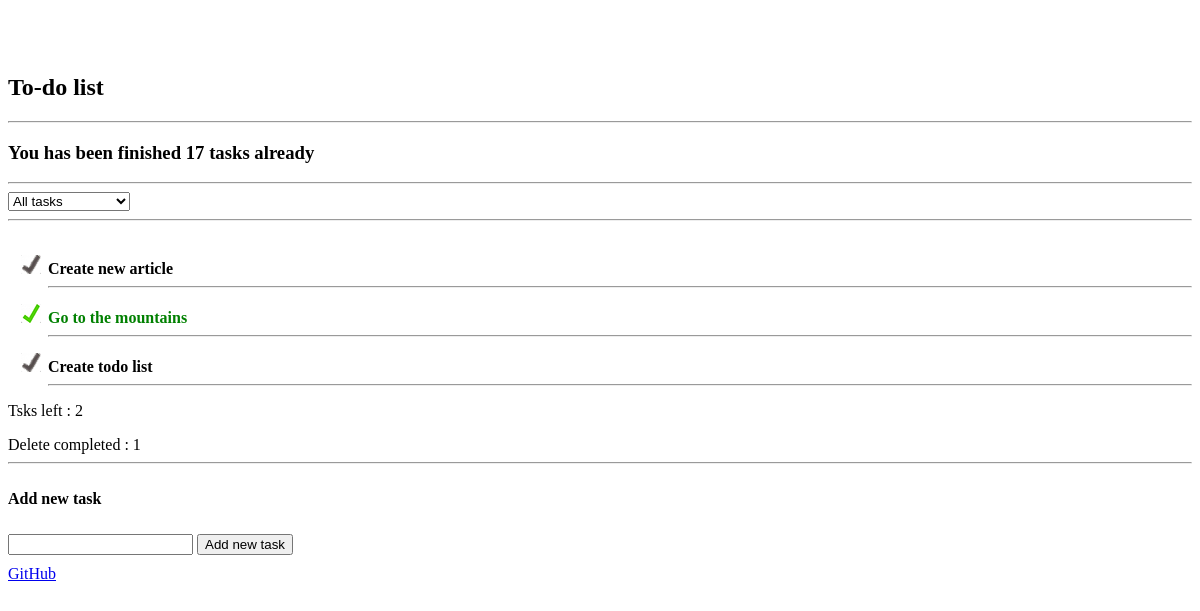
The app's page /, older data.
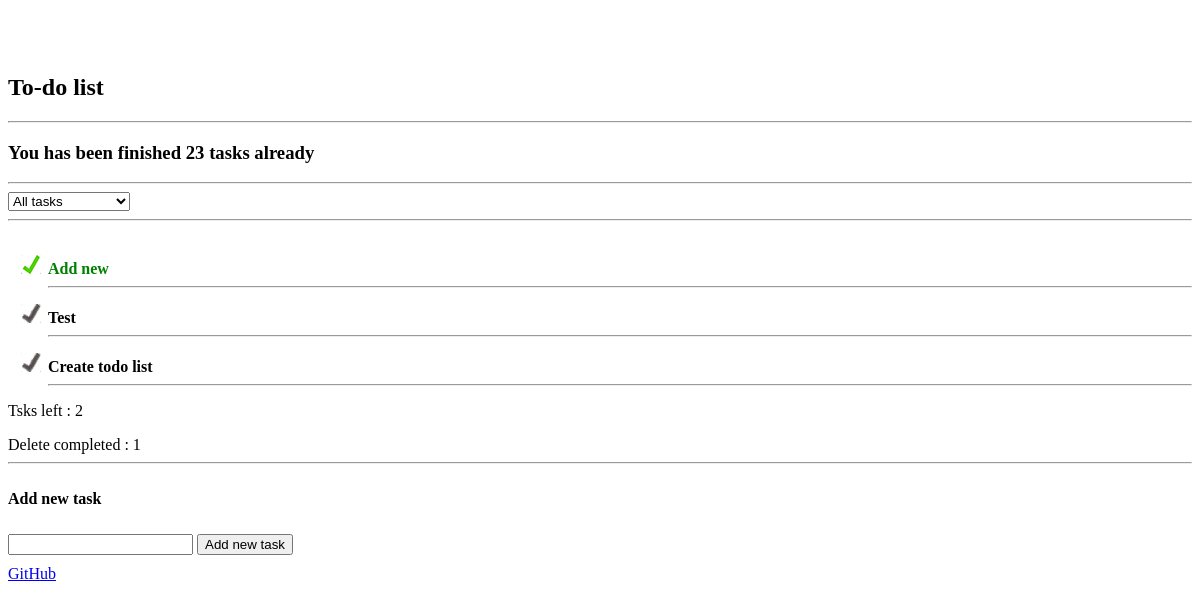
The same page, newer data.
### todolist/models.py (models this page shows, shortened)
class TodoList(models.Model):
    title = models.CharField(max_length=200)
    is_finished = models.BooleanField(default=False)
    class Meta:
        ordering = ['-id']

### todolist/views.py (the view, shortened to what this page needs)
# urls.py: url(r'^$', TaskView.as_view(), name='index'),
class TaskView(View):
    @staticmethod
    def get(request):
        done = len(TodoList.objects.filter(is_finished=True))
        active = len(TodoList.objects.filter(is_finished=False))
        try:
            all_finished = DoneJobs.objects.all()
            for a in all_finished:
                all_finished_jobs = a.is_done
        except:
            all_finished_jobs = False
        tmpl_vars = {
            'jobs': TodoList.objects.all(),
            'form': JobForm(),
            'done': done,
            'active': active,
            'all_finished_job': all_finished_jobs,
        }
        return render(request, 'index.html', tmpl_vars)

### todolist/forms.py
class JobForm(forms.ModelForm):
    class Meta:
        model = TodoList
        fields = ['title']
        widgets = {
            'text': forms.TextInput(
                attrs={'id': 'post-text', 'required': True, 'placeholder': 'Add new job...'}
            ),
        }

### templates/index.html (shortened to what this page needs)
{% extends "base.html" %}
{% block content %}
    <br><br>
    <div class="row white">
        <div class="large-12 columns">
            <h2>To-do list</h2>
            {% if all_finished_job%}
                <div id="all-finished">
                <hr>
                    <h3 id="h-all-finished">You has been finished  {{ all_finished_job }} tasks already</h3>
                <hr>
                </div>
            {% endif %}
            <select name="" id="status">
                <option value="">All tasks</option>
            </select>
            <hr>
        </div>
    </div>
    <div class="row white">
        <div class="columns large-12">
            <div id="jobs">
                <section>
                    {% for job in jobs %}
                        <ul>
                            {% if job.is_finished  %}
                                <li class = "done" id = "job-{{ job.id }}" status-job="s-done">
                                    <div onclick="openBlock(this);" id = "job-title-{{ job.id }}">
                                        <strong >{{ job.title }}</strong>
                                    </div>
                                    <hr>
                                </li>
                            {% else %}
                                <li class = "active" id = "job-{{ job.id }}" status-job="s-active">
                                    <div onclick="openBlock(this);" id = "job-title-{{ job.id }}">
                                        <strong>{{ job.title }}</strong>
                                    </div>
                                    <hr>
                                </li>
                            {% endif %}
                        </ul>
                    {% endfor %}
                </section>
            </div>
        </div>
        <div id="active_jobs"><p id = "item_left">Tsks left : {{active}}</p></div>
        {% if done %}
            <div id="job-delete-complete">
                <a  id="all_completed" class="delete-completed" >Delete completed : {{done}}</a>
            </div>
        {% endif %}
    <hr>
    </div>
    <p class="row white"><strong>Add new task</strong></p>
    <div class="row white">
        <div class="columns large-12">
            <form method="POST" id="job-form">
                <input type="text"  id="job_title">
                <input type="submit" value="Add new task" >
            </form>
        </div>
    </div>
    <div class="row white">
        <a href="https://github.com/Ariezz666/todolist" target="_blank">GitHub</a>
    </div>
    {% load staticfiles %}
{% endblock %}

### templates/base.html (shortened to what this page needs)
<!doctype html>
<html lang="en">
<head>
    <link rel="stylesheet" type="text/css" href="http://cdnjs.cloudflare.com/ajax/libs/foundation/5.2.3/css/foundation.css">
    {% load staticfiles %}
    <link rel="stylesheet" type="text/css" href="{% static 'css/style.css' %}" />
<body>
{% block content %}
{% endblock %}
</body>
</html>

### todo/static/css/style.css (style rules this page uses)
li.active { list-style-image: url('../img/active.jpg'); }
li.done { list-style-image: url('../img/completed.jpg'); color: green; }
.white { background:rgba(255,255,255,1); padding-top: 10px; border:none; }

Row changes from the older to the newer data that the page shows:
removed TodoList: title "Create new article"
removed TodoList: title "Go to the mountains"
added TodoList: title "Add new"
added TodoList: title "Test"
Text that changed along with them:
{{ all_finished_job }}: "17" → "23"
